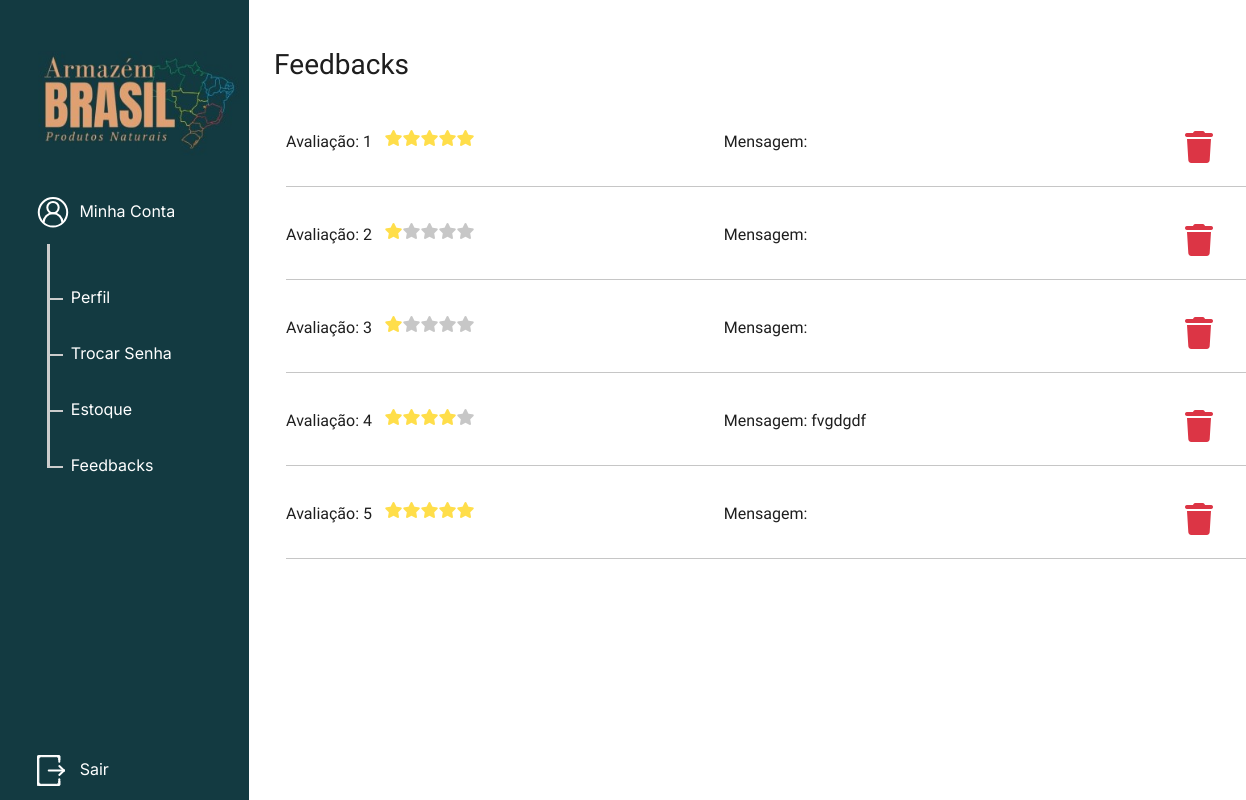
Page /adm/feedback.php (signed in) on the committed database.
### tables this page shows
CREATE TABLE IF NOT EXISTS `avaliacoes` (
  `id_avaliacao` int NOT NULL AUTO_INCREMENT,
  `qtd_estrela` int NOT NULL,
  `comentario` varchar(255) DEFAULT NULL,
  `created` datetime NOT NULL,
  `modified` datetime DEFAULT NULL,
  PRIMARY KEY (`id_avaliacao`)
);

### adm/feedback.php (the view, shortened to what this page needs)
<?php
if (isset($_SESSION["adm"])) {
?>
<?php
require_once '../connection/connection.php';
$query_avaliacoes = "SELECT id_avaliacao, qtd_estrela, comentario FROM avaliacoes";
$result_avaliacoes = $conn->prepare($query_avaliacoes);
$result_avaliacoes->execute();
?>
<!DOCTYPE html>
<html lang="pt-br">
<head>
    <link rel="stylesheet" href="https://cdnjs.cloudflare.com/ajax/libs/font-awesome/6.4.2/css/all.min.css">
    <link href="https://cdn.jsdelivr.net/npm/bootstrap@5.3.3/dist/css/bootstrap.min.css" rel="stylesheet">
    <link href="../assets/css/nav.css" rel="stylesheet">
    <link href="../assets/css/adm/feedback.css" rel="stylesheet">
    <link href="../assets/css/info_produto.css" rel="stylesheet">
</head>
<body>
<?php include "navbar.php"?>
<div id="containertotal">
    <h3 id="Title" class="my-md-5">Feedbacks</h3>
    <div class="container">
        <?php while ($row_avaliacao = $result_avaliacoes->fetch(PDO::FETCH_ASSOC)) {
            extract($row_avaliacao);
        ?>
        <div id="feedback_<?=$id_avaliacao?>" class="feedback-item" style="position: relative; margin-bottom: 20px;">
            <p>Avaliação: <?=$id_avaliacao?></p>
            <?php for ($i = 1; $i <= 5; $i++) {
                if ($i <= $qtd_estrela) {
                    echo '<i class="estrela-preenchida fa-solid fa-star"></i>';
                } else {
                    echo '<i class="estrela-vazia fa-solid fa-star"></i>';
                }
            } ?>
            <p id="coment" style="margin: 0;">Mensagem: <?=$comentario?></p>
            <button id="btn-excluir" class="fa-solid fa-trash text-danger fa-2x" data-id="<?=$id_avaliacao?>" style="position: absolute; right: 70px; bottom: 40px; background: none; border: none; cursor: pointer;"></button>
            <hr style='width:80vw;'>
        </div>
        <?php } ?>
    </div>
</div>
<?php
 }
else {
        header("Location: ../login.php");
        exit();
    }
?>
</body>
</html>

### assets/css/nav.css (style rules this page uses)
* { margin: 0; padding: 0; box-sizing: border-box; }
body { font-family: "Comfortaa", sans-serif; font-size: 1rem; margin: 0; }

### assets/css/adm/feedback.css (style rules this page uses)
* { margin: 0; padding: 0; box-sizing: border-box; }
body { font-family: "Comfortaa", sans-serif; font-size: 1rem; background-color: #ffffff; }
#containertotal { position: absolute; left: 22vw; max-width: 76vw; color: #1e1e1e; }
.container { display: flex; flex-direction: row ; flex-wrap: wrap; }
.container>div { display: flex; flex-direction: row ; flex-wrap: wrap; }
.container div p { padding-right: 1vw; }
#coment { padding-left: 20vw; }

### assets/css/info_produto.css (style rules this page uses)
* { margin: 0; padding: 0; box-sizing: border-box; }
body { font-family: "Comfortaa", sans-serif !important; overflow-x: hidden; word-wrap: break-word; }
.estrela-preenchida { color: #ffde4a; }
.estrela-vazia { color: #c7c7c7; }

### adm/navbar.php (style rules this page uses)
* { margin: 0; padding: 0; box-sizing: border-box; }
body { font-family: "Comfortaa", sans-serif; font-size: 1rem; margin: 0; }

### rows in the picture
avaliacoes: id_avaliacao "1", qtd_estrela 5 (drawn)
avaliacoes: id_avaliacao "2", qtd_estrela 1 (drawn)
avaliacoes: id_avaliacao "3", qtd_estrela 1 (drawn)
avaliacoes: id_avaliacao "4", qtd_estrela 4 (drawn), comentario "fvgdgdf"
avaliacoes: id_avaliacao "5", qtd_estrela 5 (drawn)
